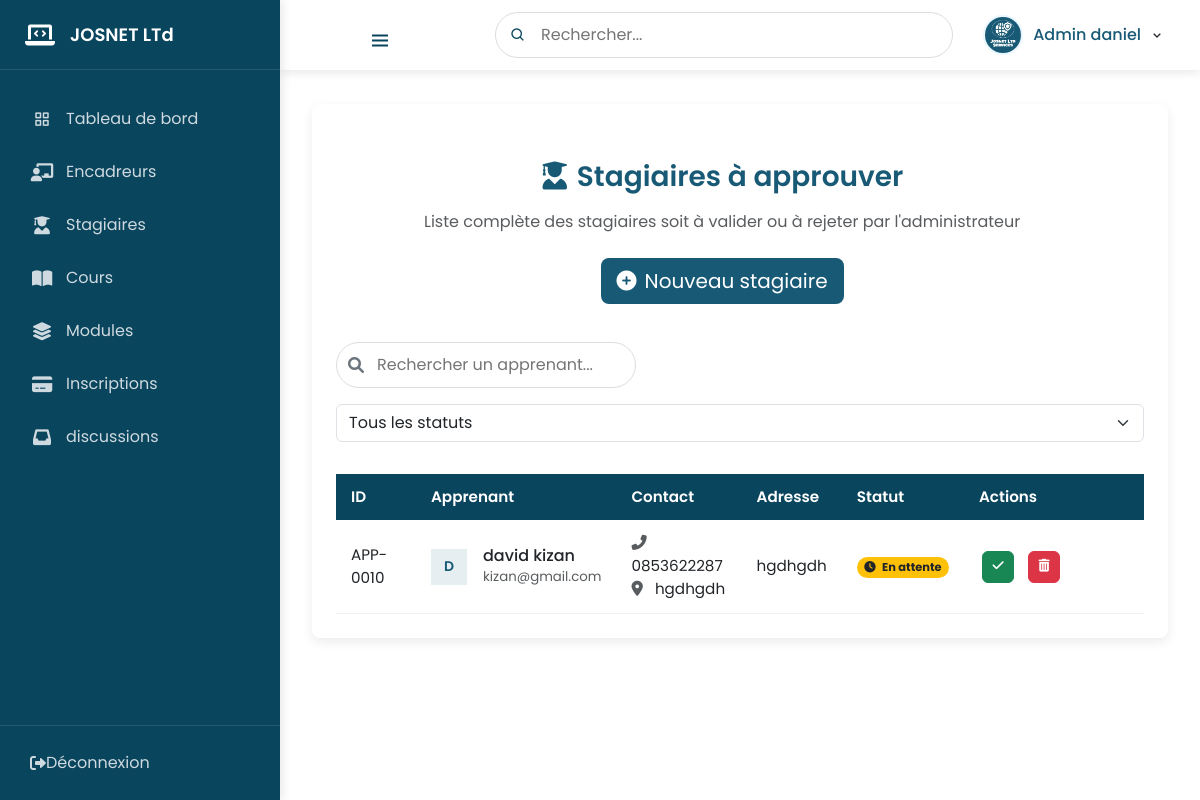
Page /comptes_en_attente_apprenants/ (signed in) on the committed database.
### inscription/models.py (models this page shows, shortened)
class Apprenant(models.Model):
    user = models.OneToOneField(User, on_delete=models.CASCADE)
    adress = models.CharField(max_length= 20)
    telephone = models.CharField(max_length=20)
    module = models.ForeignKey(Module, on_delete=models.SET_NULL, null=True, blank=True, )
    is_approved = models.BooleanField(default=False)  # Ajout de l'approbation
    statut = models.BooleanField(default=False)  # Approuvé ou non

### inscription/views.py (the view)
# urls.py: path('comptes_en_attente_apprenants/', liste_comptes_en_attente_appr, name='liste_comptes_en_attente_appr'),
@login_required(login_url='login')
def liste_comptes_en_attente_appr(request):
    apprenants = Apprenant.objects.filter(statut=False)
    return render(request, "approuver_apprenant.html", {"apprenants": apprenants})  # Assure-toi que tu passes la bonne variable

### inscription/templates/approuver_apprenant.html (shortened to what this page needs)
{% extends 'index.html' %}
{% load static %}
{% block content %}
<div class="table-container">
    <div class="table-header text-center mb-5" style="margin-right:-80px;">
        <div class="d-flex flex-column align-items-center">
            <h3 class="table-title mb-3">
                <i class="fas fa-user-graduate me-2"></i>Stagiaires à approuver
            </h3>
            <p class="table-subtitle text-muted mb-4">Liste complète des stagiaires soit à valider ou à rejeter par l'administrateur</p>
            <a href="{% url 'creation_compte' %}" class="btn btn-primary btn-lg" style="background-color: #185a76; border: none; min-width: 200px;">
                <i class="fas fa-plus-circle me-2"></i>Nouveau stagiaire
            </a>
        </div>
    </div>
    <div class="table-controls mb-4" style="margin-top: -50px;">
        <div class="search-box">
            <i class="fas fa-search"></i>
            <input type="text" class="search-input" placeholder="Rechercher un apprenant..." data-search-table>
        </div>
        <div class="d-flex gap-2">
            <select class="form-select filter-select" id="statusFilter">
                <option value="">Tous les statuts</option>
            </select>
        </div>
    </div>
    <div class="table-responsive">
        <table class="professional-table">
            <thead>
                <tr>
                    <th width="80">ID</th>
                    <th>Apprenant</th>
                    <th>Contact</th>
                    <th>Adresse</th>
                    <th>Statut</th>
                    <th width="180">Actions</th>
                </tr>
            </thead>
            <tbody>
                {% for apprenant in apprenants %}
                <tr data-status="{{ apprenant.statut|yesno:'approved,pending' }}">
                    <td>APP-{{ apprenant.user.id|stringformat:"04d" }}</td>
                    <td>
                        <div class="d-flex align-items-center">
                            <div class="avatar-sm me-3">
                                <span class="avatar-text bg-primary-light text-primary">
                                    {{ apprenant.user.username|first|upper }}
                                </span>
                            </div>
                            <div>
                                <h6 class="mb-0">{{ apprenant.user.username }}</h6>
                                <small class="text-muted">{{ apprenant.user.email }}</small>
                            </div>
                        </div>
                    </td>
                    <td>
                        <div>
                            <div><i class="fas fa-phone-alt me-2 text-muted"></i> {{ apprenant.telephone|default:"-" }}</div>
                            <div><i class="fas fa-map-marker-alt me-2 text-muted"></i> {{ apprenant.adress|truncatechars:20|default:"-" }}</div>
                        </div>
                    </td>
                    <td>{{ apprenant.adress|truncatechars:30|default:"-" }}</td>
                    <td>
                        {% if apprenant.statut %}
                        <span class="badge bg-success rounded-pill">
                            <i class="fas fa-check-circle me-1"></i> Approuvé
                        </span>
                        {% else %}
                        <span class="badge bg-warning rounded-pill text-dark">
                            <i class="fas fa-clock me-1"></i> En attente
                        </span>
                        {% endif %}
                    </td>
                    <td>
                        <div class="d-flex gap-2">
                            {% if apprenant.statut %}
                            <a href="{% url 'desapprouver_apprenant' apprenant.user.id %}"
                               class="btn btn-action btn-sm btn-warning"
                               data-bs-toggle="tooltip"
                               title="Désapprouver"
                               onclick="return confirm('Êtes-vous sûr de vouloir désapprouver cet apprenant ?');">
                                <i class="fas fa-times"></i>
                            </a>
                            {% else %}
                            <a href="{% url 'approuver_apprenant' apprenant.user.id %}"
                               class="btn btn-action btn-sm btn-success"
                               data-bs-toggle="tooltip"
                               title="Approuver"
                               onclick="return confirm('Êtes-vous sûr de vouloir approuver cet apprenant ?');">
                                <i class="fas fa-check"></i>
                            </a>
                            {% endif %}
                            <a href="{% url 'supprimer_apprenant' apprenant.user.id %}"
                               class="btn btn-action btn-sm btn-danger"
                               data-bs-toggle="tooltip"
                               title="Supprimer"
                               onclick="return confirm('Êtes-vous sûr de vouloir supprimer cet apprenant ?');">
                                <i class="fas fa-trash-alt"></i>
                            </a>
                        </div>
                    </td>
                </tr>
                {% endfor %}
            </tbody>
        </table>
    </div>
</div>
{% endblock %}

### inscription/templates/navbar.html (shortened to what this page needs)
{% load static %}
<div class="admin-sidebar">
   <a href="{% url 'accueil' %}" class="sidebar-header" style="display: flex; align-items: center; text-decoration: none; color: inherit;">
    <i class="fas fa-laptop-code"></i>
    <span class="logo-name">JOSNET LTd</span>
</a>
    <ul class="sidebar-menu">
        <li class="menu-item">
            <a href="{% url 'dashboard' %}">
                <i class="bx bx-grid-alt"></i>
                <span>Tableau de bord</span>
            </a>
        </li>
        <li class="menu-item">
            <a href="{% url 'pageform' %}">
                <i class="fas fa-chalkboard-teacher"></i>
                <span>Encadreurs</span>
            </a>
        </li>
        <li class="menu-item">
            <a href="{% url 'pageappr' %}">
                <i class="fas fa-user-graduate"></i>
                <span>Stagiaires</span>
            </a>
        </li>
        <li class="menu-item">
            <a href="{% url 'liste_cours' %}">
                <i class="fas fa-book-open"></i>
                <span>Cours</span>
            </a>
        </li>
        <li class="menu-item">
            <a href="{% url 'liste_module' %}">
                <i class="fas fa-layer-group"></i>
                <span>Modules</span>
            </a>
        </li>
        <li class="menu-item">
            <a href="{% url 'gestion_paiements' %}">
                <i class="fas fa-credit-card"></i>
                <span>Inscriptions</span>
            </a>
        </li>
        <li class="menu-item">
    <a href="{% url 'messagerie:boite_reception' %}" class="nav-link">
    <i class="fas fa-inbox"></i> discussions
</a>
      </li>
    </ul>
    <div class="sidebar-footer">
        <a href="{% url 'creation_compte' %}" class="logout-btn">
            <i class="fas fa-sign-out-alt"></i>
            <span>Déconnexion</span>
        </a>
    </div>
</div>
<nav class="admin-topbar">
     <div class="left-section">
    <button class="sidebar-toggle">
        <i class="bx bx-menu"></i>
    </button>
</div>
    <div class="search-section">
        <div class="search-container">
            <i class="bx bx-search"></i>
            <input type="text" placeholder="Rechercher..." class="search-input">
        </div>
    </div>
    <div class="right-section">
        <div class="profile-dropdown">
            <img src="{% static 'images/logo.jpg' %}" alt="Admin" class="profile-img">
            <span class="admin-name">Admin  {{user}}</span>
            <i class="bx bx-chevron-down"></i>
        </div>
    </div>
</nav>

### inscription/static/css/style.css (style rules this page uses)
* { margin: 0; padding: 0; box-sizing: border-box; font-family: "Poppins", sans-serif; }
input, textarea, select { margin-bottom: 10px; box-sizing: border-box; width: 100%; margin: 8px 0; padding: 8px 5px; border-radius: 5px; border: 1px solid #ccc; }
button { background-color: #185a76; color: white; width: 150px; height: 30px; border: 1px solid #ccc; font-size: 15px; border-radius: 5px; }

### inscription/templates/index.html (style rules this page uses)
:root { --primary-color: #185a76; --primary-light: rgba(24, 90, 118, 0.1); --primary-hover: #134b63; --text-dark: #2c3e50; --border-radius: 8px; --box-shadow: 0 4px 12px rgba(0, 0, 0, 0.08); }
.professional-table { width: 100%; border-collapse: separate; border-spacing: 0; font-size: 0.95rem; }
.professional-table thead th { background-color: var(--primary-color); color: white; padding: 12px 15px; font-weight: 600; position: sticky; top: 0; }
.professional-table tbody tr { transition: all 0.2s; }
.professional-table tbody td { padding: 12px 15px; border-bottom: 1px solid rgba(0, 0, 0, 0.05); }
.btn-action { padding: 5px 10px; margin: 0 3px; font-size: 0.8rem; }
.table-container { background: white; border-radius: var(--border-radius); box-shadow: var(--box-shadow); padding: 1.5rem; margin-bottom: 2rem; }
.table-header { display: flex; justify-content: space-between; align-items: center; margin-bottom: 1.5rem; }
.btn-action { width: 32px; height: 32px; display: flex; align-items: center; justify-content: center; border-radius: 6px; }
.bg-primary-light { background-color: rgba(24, 90, 118, 0.1); }
.text-primary { color: #185a76 !important; }

### inscription/templates/navbar.html (style rules this page uses)
:root { --primary-color: #0a455e; --primary-dark: #185a76; --primary-light: #e9f7fe; --sidebar-width: 280px; --topbar-height: 70px; --transition-speed: 0.3s; }
.admin-sidebar { position: fixed; top: 0; left: 0; width: var(--sidebar-width); height: 100vh; background: var(--primary-color); color: white; transition: all var(--transition-speed) ease; z-index: 1000; display: flex; flex-direction: column; box-shadow: 2px 0 10px rgba(0, 0, 0, 0.1); }
.sidebar-header { display: flex; align-items: center; padding: 0 25px; height: var(--topbar-height); border-bottom: 1px solid rgba(255, 255, 255, 0.1); }
.sidebar-header i { font-size: 24px; margin-right: 15px; color: white; }
.logo-name { font-size: 18px; font-weight: 600; color: white; }
.sidebar-menu { flex: 1; overflow-y: auto; padding: 20px 0; margin: 0; list-style: none; }
.menu-item { margin: 5px 15px; }
.menu-item a { display: flex; align-items: center; padding: 12px 15px; color: rgba(255, 255, 255, 0.8); text-decoration: none; border-radius: 6px; transition: all var(--transition-speed) ease; position: relative; }
.menu-item i { font-size: 18px; margin-right: 12px; width: 24px; text-align: center; }
.sidebar-footer { padding: 15px; border-top: 1px solid rgba(255, 255, 255, 0.1); }
.logout-btn { display: flex; align-items: center; padding: 10px 15px; color: rgba(255, 255, 255, 0.8); text-decoration: none; border-radius: 6px; transition: all var(--transition-speed) ease; }
.admin-topbar { position: fixed; top: 0; left: var(--sidebar-width); right: 0; height: var(--topbar-height); background: white; display: flex; align-items: center; justify-content: space-between; padding: 0 25px; box-shadow: 0 2px 10px rgba(0, 0, 0, 0.1); z-index: 999; transition: all var(--transition-speed) ease; }
.left-section { display: flex; align-items: center; }
.sidebar-toggle { background: none; border: none; font-size: 24px; color: var(--primary-color); margin-right: 20px; cursor: pointer; padding: 5px; border-radius: 4px; transition: all var(--transition-speed) ease; }
.search-section { flex: 1; max-width: 500px; margin: 0 20px; }
.search-container { position: relative; }
.search-container i { position: absolute; left: 15px; top: 50%; transform: translateY(-50%); color: var(--primary-color); }
.search-input { width: 100%; padding: 10px 15px 10px 45px; border: 1px solid #ddd; border-radius: 25px; outline: none; transition: all var(--transition-speed) ease; }
.right-section { display: flex; align-items: center; }
.profile-dropdown { position: relative; display: flex; align-items: center; cursor: pointer; padding: 5px 10px; border-radius: 25px; transition: all var(--transition-speed) ease; }
.profile-img { width: 40px; height: 40px; border-radius: 50%; object-fit: cover; margin-right: 10px; border: 2px solid var(--primary-light); }
.admin-name { font-weight: 500; color: var(--primary-dark); margin-right: 8px; }

### rows in the picture
Apprenant: user.id "0010", user.username|first "D", user.username "david kizan", user.email "kizan@gmail.com", telephone "0853622287", adress "hgdhgdh", statut False (drawn)

### other values in the picture
{{ user }} "daniel"
